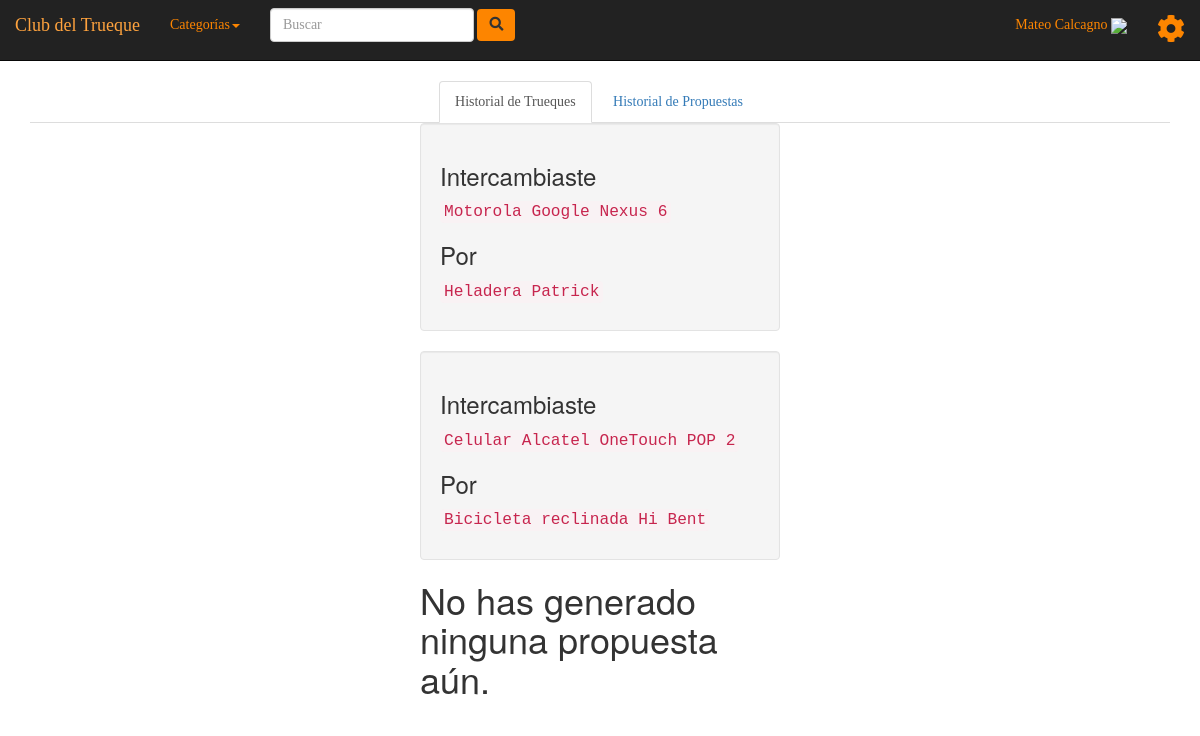
The page /historial.php (signed in) on the database its author committed.
### tables this page shows
CREATE TABLE `propuesta` (
  `id_propuesta` int(11) NOT NULL,
  `fecha_inicio` date NOT NULL,
  `fecha_finalizada` date DEFAULT NULL,
  `id_estado_propuesta` int(11) NOT NULL,
  `id_usuario_emisor` int(11) NOT NULL,
  `id_usuario_receptor` int(11) NOT NULL
);

CREATE TABLE `producto` (
  `id_producto` int(11) NOT NULL,
  `nombre` varchar(60) DEFAULT NULL,
  `descripcion` text,
  `intereses` text,
  `imagen` text,
  `id_estado_producto` int(11) NOT NULL,
  `id_categoria` int(11) NOT NULL,
  `id_usuario` int(11) NOT NULL
);

### historial.php (the view, shortened to what this page needs)
<!DOCTYPE html>
<html lang="es">
<head>
	<link rel="stylesheet" type="text/css" href="css/bootstrap.min.css">
	<link rel="stylesheet" href="https://use.fontawesome.com/releases/v5.4.1/css/all.css">
	<link rel="stylesheet" type="text/css" href="css/estilo.css">
</head>
<body>
	<header>
		<?php include "dibujar_navbar.php"; ?>
	</header>
	<div class="container">
		<div class="row">
			<div class="col-md-12 col-lg-12 col-sm-12 col-xs-12">
				<div class="hidden-xs hidden-sm">
					<ul class="nav nav-tabs">
						<li class="active"><a data-toggle="tab" href="#trueques">Historial de Trueques</a></li>
						<li><a data-toggle="tab" href="#propuestas">Historial de Propuestas</a></li>
					</ul>
				</div>
			</div>
		</div>
	</div>
	<div class="container">
		<div class="row">
			<div class="col-md-4 col-lg-4 col-sm-12 col-xs-12"></div>
			<div class="col-md-4 col-lg-4 col-sm-12 col-xs-12">
				<div class="tab-content">
					<div id="trueques" class="tab-pane fade in active">
						<?php
							$trueque_traer = "SELECT * FROM propuesta WHERE id_usuario_emisor = '".$_SESSION["identificador"]."' AND id_estado_propuesta = '4'";
							if(($con->query($trueque_traer))->rowCount() > 0) {
								foreach($con->query($trueque_traer) as $columna) {
									$id_trueque = $columna["id_propuesta"];
									$treuque_propuestas_productos = "SELECT * FROM propuestas_productos WHERE id_propuesta = '".$id_trueque."'";
									foreach($con->query($treuque_propuestas_productos) as $columna2) {
										$treuque_propuestas_productos_idProducto = $columna2["id_producto"];
										$producto_esPropio = "SELECT * FROM producto WHERE id_producto = '".$treuque_propuestas_productos_idProducto."' AND id_usuario = '".$_SESSION["identificador"]."'";
										if(($con->query($producto_esPropio))->rowCount() > 0) {
											foreach($con->query($producto_esPropio) as $columna3) {
												$productoPropio_nombre = $columna3["nombre"];
											}
										}
										else {
											$productoAjeno ="SELECT * FROM producto WHERE id_producto = '".$treuque_propuestas_productos_idProducto."'";
											foreach($con->query($productoAjeno) as $columna4) {
												$productoAjeno_nombre = $columna4["nombre"];
											}
										}
									}
									echo "<div class='well'>";
									echo "<h3>Intercambiaste</h3>";
									echo "<h4><code>".$productoPropio_nombre."</code></h4>";
									echo "<h3>Por</h3>";
									echo "<h4><code>".$productoAjeno_nombre."</code></h4>";
									echo "</div>";
								}
							}
						?>
					</div>
					<div id="propuestas" class="tab-pane fade in active">
						<?php
							$trueque_traer = "SELECT * FROM propuesta WHERE id_usuario_emisor = '".$_SESSION["identificador"]."' AND id_estado_propuesta = '1'";
							if(($con->query($trueque_traer))->rowCount() > 0) {
								foreach($con->query($trueque_traer) as $columna5) {
									$id_trueque = $columna5["id_propuesta"];
									$treuque_propuestas_productos = "SELECT * FROM propuestas_productos WHERE id_propuesta = '".$id_trueque."'";
									foreach($con->query($treuque_propuestas_productos) as $columna6) {
										$treuque_propuestas_productos_idProducto = $columna6["id_producto"];
										$producto_esPropio = "SELECT * FROM producto WHERE id_producto = '".$treuque_propuestas_productos_idProducto."' AND id_usuario = '".$_SESSION["identificador"]."'";
										if(($con->query($producto_esPropio))->rowCount() > 0) {
											foreach($con->query($producto_esPropio) as $columna7) {
												$productoPropio_nombre = $columna7["nombre"];
											}
										}
										else {
											$productoAjeno ="SELECT * FROM producto WHERE id_producto = '".$treuque_propuestas_productos_idProducto."'";
											foreach($con->query($productoAjeno) as $columna8) {
												$productoAjeno_nombre = $columna8["nombre"];
											}
										}
									}
									echo "<div class='well'>";
									echo "<h3>Propusiste</h3>";
									echo "<h4><code>".$productoPropio_nombre."</code></h4>";
									echo "<h3>Por</h3>";
									echo "<h4><code>".$productoAjeno_nombre."</code></h4>";
									echo "</div>";
								}
							}
							else {
								$trueque_traer = "SELECT * FROM propuesta WHERE id_usuario_receptor = '".$_SESSION["identificador"]."' AND id_estado_propuesta = '1'";
								if(($con->query($trueque_traer))->rowCount() > 0) {
									foreach($con->query($trueque_traer) as $columna9) {
										$id_trueque = $columna9["id_propuesta"];
										$treuque_propuestas_productos = "SELECT * FROM propuestas_productos WHERE id_propuesta = '".$id_trueque."'";
										foreach($con->query($treuque_propuestas_productos) as $columna10) {
											$treuque_propuestas_productos_idProducto = $columna10["id_producto"];
											$producto_esPropio = "SELECT * FROM producto WHERE id_producto = '".$treuque_propuestas_productos_idProducto."' AND id_usuario = '".$_SESSION["identificador"]."'";
											if(($con->query($producto_esPropio))->rowCount() > 0) {
												foreach($con->query($producto_esPropio) as $columna11) {
													$productoPropio_nombre = $columna11["nombre"];
												}
											}
											else {
												$productoAjeno ="SELECT * FROM producto WHERE id_producto = '".$treuque_propuestas_productos_idProducto."'";
												foreach($con->query($productoAjeno) as $columna12) {
													$productoAjeno_nombre = $columna12["nombre"];
												}
											}
										}
										echo "<div class='well'>";
										echo "<h3>Propusiste</h3>";
										echo "<h4><code>".$productoPropio_nombre."</code></h4>";
										echo "<h3>Por</h3>";
										echo "<h4><code>".$productoAjeno_nombre."</code></h4>";
										echo "</div>";
									}
								}
								else {
									echo "<div><h1>No has generado ninguna propuesta aún.</h1></div>";
								}
							}
						?>
					</div>
				</div>
			</div>
			<div class="col-md-4 col-lg-4 col-sm-12 col-xs-12"></div>
		</div>
	</div>
</body>
</html>

### dibujar_navbar.php (shortened to what this page needs)
<?php
	if(isset($_SESSION['identificador']) and $_SESSION["estado"] == "iniciado") {
		include "./vistas/navbar.php";
	}
	else {
		include "./vistas/navbar-nologueado.php";
	}
?>

### vistas/navbar.php (shortened to what this page needs)
<div class="hidden-xs hidden-sm">
	<nav class="navbar navbar-inverse navbar-static-top">
		<div class="container-fluid">
		    <ul class="nav navbar-nav">
		    	<div class="navbar-header">
					<a class="navbar-brand" id="navLetra" href="index.php">Club del Trueque</a>
				</div>
		    	<li class="dropdown">
			        <a class="dropdown-toggle" data-toggle="dropdown" id="navLetra" href="#">Categorías<span class="caret"></span></a>
			    </li>
			    <form class="navbar-form navbar-left" action="buscar.php" method="GET">
			    	<div class="form-group">
			    		<input type="text" class="form-control" placeholder="Buscar" name="query">
			    	</div>
			    	<button type="submit" class="btn btn-default" id="boton-navbar" name="buscar"><span class="fas fa-search"></span></button>
			    </form>
			</ul>
		    <ul class="nav navbar-nav navbar-right">
		    	<li>
		    		<?php
		    			echo "<a href='dibujar_perfil.php' id='navLetra'>".$_SESSION["nombre"]." ".$_SESSION["apellido"]." "."<img src='".$_SESSION["avatar"]."' style='width:30px'></a>";
		    		?>
		    	</li>
			    <li class="dropdown">
			        <a class="dropdown-toggle" data-toggle="dropdown" id="navLetra" href="#"><span class="fas fa-cog fa-2x"></span></a>
				</li>
		    </ul>
		</div>
	</nav>
</div>

### css/estilo.css (style rules this page uses)
#boton-navbar { background-color: #FD8500; border-color: #222222; border: none; }
.nav { font-family: Verdana; }
.navbar-brand { font-family: Times; }
#navLetra { color: #FD8500; }
.nav-tabs > li, .nav-pills > li { float:none; display:inline-block; *display:inline; zoom:1; }
.nav-tabs, .nav-pills { text-align:center; }

### rows shown on the page
propuesta: producto.nombre "Motorola Google Nexus 6", producto.nombre "Heladera Patrick"
propuesta: producto.nombre "Celular Alcatel OneTouch POP 2", producto.nombre "Bicicleta reclinada Hi Bent"

### other values the page prints
$_SESSION["nombre"] "Mateo"
$_SESSION["apellido"] "Calcagno"
